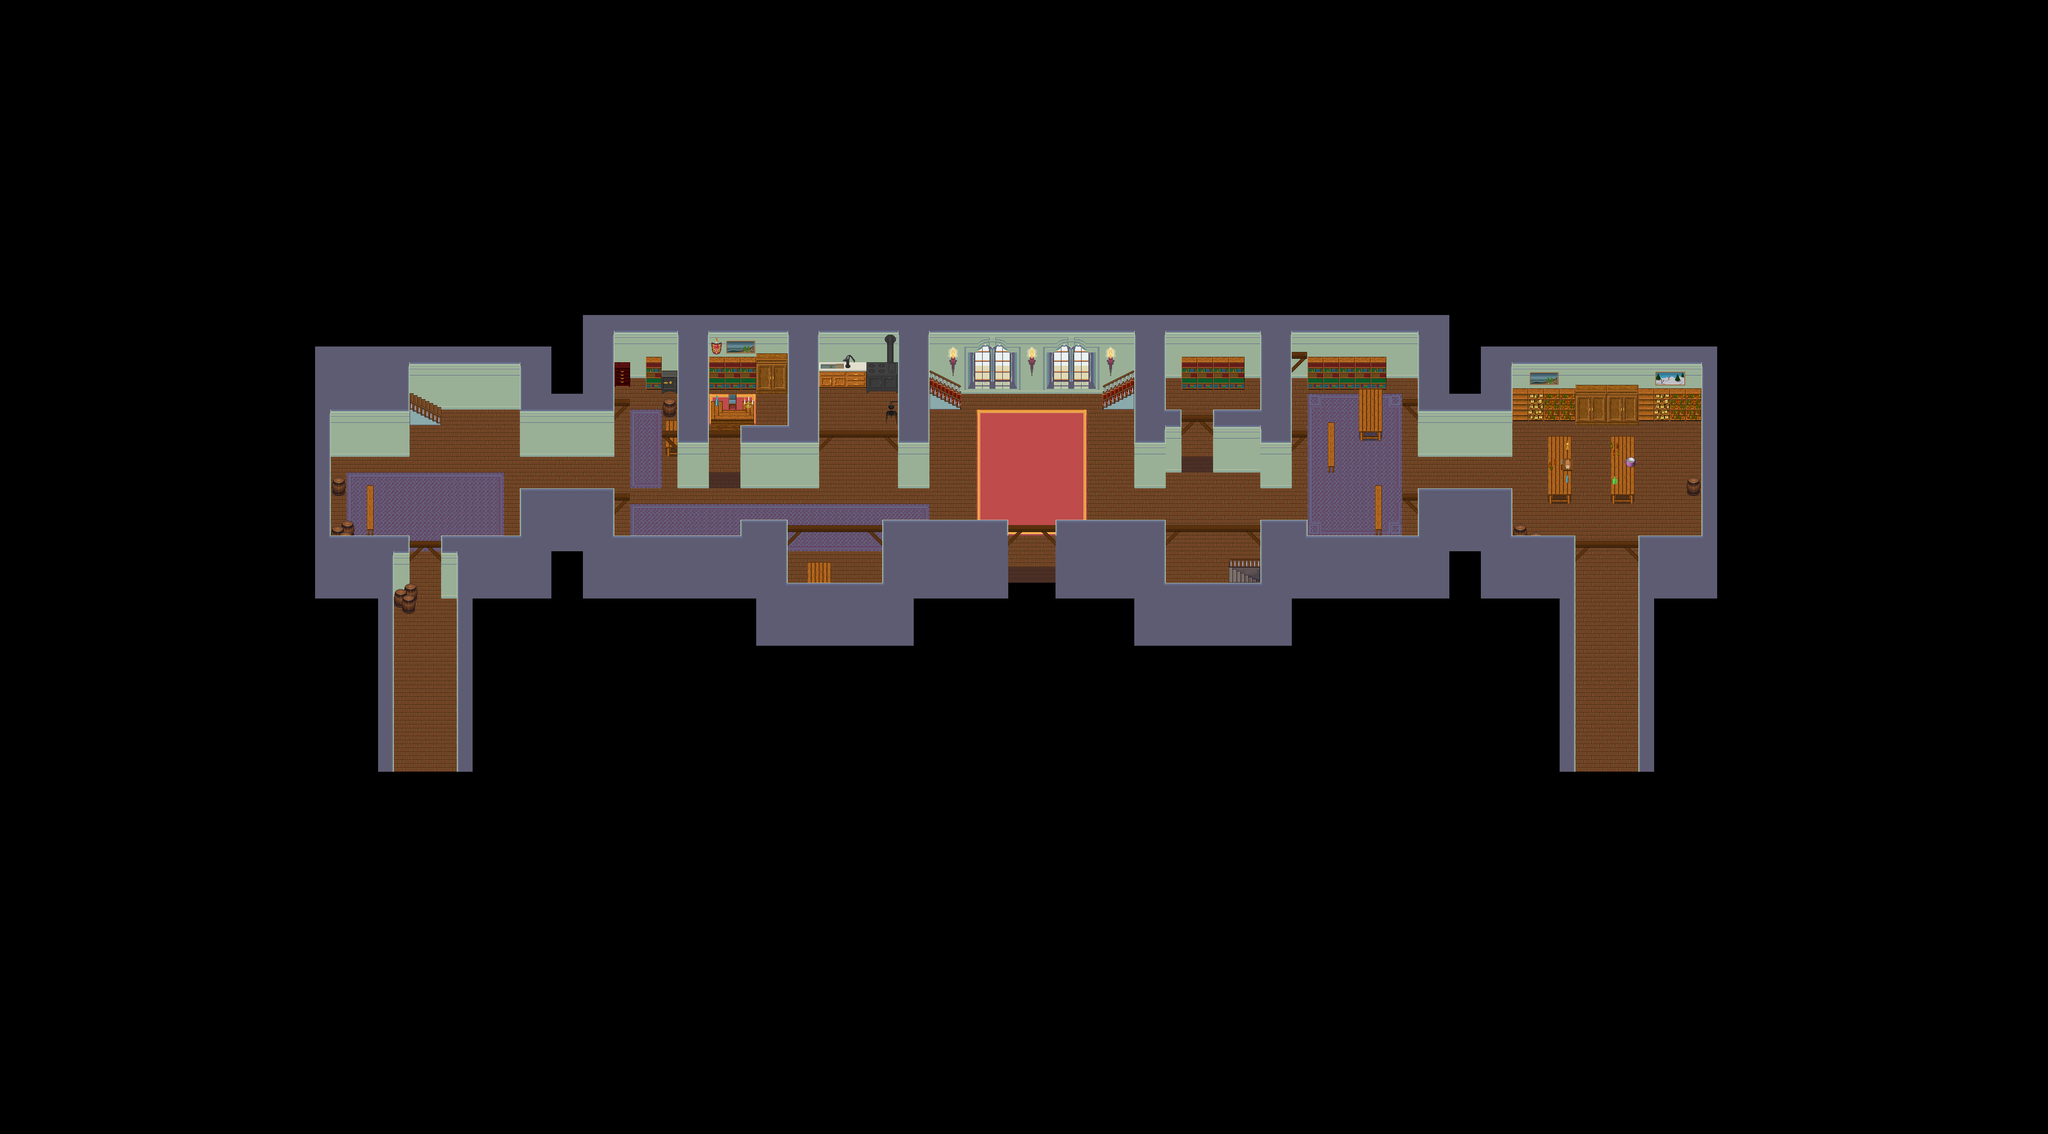

A level layout from a 2D game, rendered from its tile map. Below: a short description, then the map file with tile-grid data replaced by summaries:
An orthogonal 130x72 tile map with 32x32 px tiles, 6 tile layers (Ground, Ground 2, Ground 3, Fringe, ...), 2 hidden layers not drawn, 12 tilesets and 1 object (warp).

<map version="1.4" tiledversion="1.4.1" orientation="orthogonal" renderorder="right-down" width="130" height="72" tilewidth="32" tileheight="32" infinite="0" nextlayerid="20" nextobjectid="78">
 <properties>
  <property name="background0image" value="graphics/images/spit23loginwallpaper_800x600.png" />
  <property name="author" value="Source Of Tales Team, Jesusalva" />
  <property name="manaplus version" value="2" />
  <property name="minimap" value="graphics/minimaps/027-0.png" />
  <property name="music" value="peace3.ogg" />
  <property name="name" value="Administration Building" />
 </properties>
 <tileset firstgid="1" name="collision" tilewidth="32" tileheight="32" tilecount="9" columns="3">
  <image source="../graphics/tilesets/collision.png" width="96" height="96" />
 </tileset>
 <tileset firstgid="10" name="castlewalls" tilewidth="32" tileheight="32" tilecount="180" columns="12">
  <image source="../graphics/tilesets/sot/castlewalls.png" width="384" height="480" />
 </tileset>
 <tileset firstgid="190" name="castlefloors" tilewidth="32" tileheight="32" tilecount="100" columns="10">
  <image source="../graphics/tilesets/sot/castlefloors.png" width="320" height="320" />
 </tileset>
 <tileset firstgid="290" source="../graphics/tilesets/castle_lightsources.tsx" />
 <tileset firstgid="302" name="stairs" tilewidth="32" tileheight="32" tilecount="224" columns="16">
  <image source="../graphics/tilesets/sot/stairs.png" width="512" height="448" />
 </tileset>
 <tileset firstgid="526" name="barrel" tilewidth="32" tileheight="32" tilecount="8" columns="4">
  <image source="../graphics/tilesets/sot/barrel.png" width="128" height="64" />
 </tileset>
 <tileset firstgid="534" name="inside" tilewidth="32" tileheight="32" tilecount="100" columns="10">
  <image source="../graphics/tilesets/sot/inside.png" width="320" height="320" />
 </tileset>
 <tileset firstgid="634" name="woodenbeam" tilewidth="32" tileheight="32" tilecount="32" columns="8">
  <image source="../graphics/tilesets/sot/woodenbeam.png" width="256" height="128" />
 </tileset>
 <tileset firstgid="666" name="cementstair" tilewidth="32" tileheight="32" tilecount="20" columns="5">
  <image source="../graphics/tilesets/sot/cementstair.png" width="160" height="128" />
 </tileset>
 <tileset firstgid="686" name="woodland_indoor" tilewidth="32" tileheight="32" tilecount="256" columns="16">
  <image source="../graphics/tilesets/lof/woodland_indoor.png" width="512" height="512" />
 </tileset>
 <tileset firstgid="942" name="woodland_indoor_x3" tilewidth="32" tileheight="96" tilecount="16" columns="16">
  <image source="../graphics/tilesets/lof/woodland_indoor_x3.png" width="512" height="96" />
 </tileset>
 <tileset firstgid="958" name="woodland_indoor_extra" tilewidth="32" tileheight="32" tilecount="256" columns="16">
  <image source="../graphics/tilesets/lof/woodland_indoor_extra.png" width="512" height="512" />
 </tileset>
 <layer id="2" name="Ground" width="130" height="72">
  <data>[9360 cells, 9360 non-empty, 24 distinct tile ids]</data>
 </layer>
 <layer id="4" name="Ground 2" width="130" height="72">
  <data>[9360 cells, 818 non-empty, 42 distinct tile ids]</data>
 </layer>
 <layer id="6" name="Ground 3" width="130" height="72">
  <data>[9360 cells, 110 non-empty, 59 distinct tile ids]</data>
 </layer>
 <layer id="9" name="Fringe" width="130" height="72">
  <data>[9360 cells, 39 non-empty, 18 distinct tile ids]</data>
 </layer>
 <layer id="10" name="Over" width="130" height="72">
  <data>[9360 cells, 238 non-empty, 32 distinct tile ids]</data>
 </layer>
 <layer id="18" name="Over 2" width="130" height="72">
  <data>[9360 cells, 8 non-empty, 8 distinct tile ids]</data>
 </layer>
 <layer id="19" name="Heights" width="130" height="72" visible="0">
  <data>[9360 cells, 0 non-empty, 0 distinct tile ids]</data>
 </layer>
 <layer id="12" name="Collision" width="130" height="72" visible="0" opacity="0.68">
  <data>[9360 cells, 8652 non-empty, 1 distinct tile ids]</data>
 </layer>
 <objectgroup id="14" name="Objects">
  <object id="77" name="To Outdoors" type="warp" x="2048" y="1152" width="96" height="32">
   <properties>
    <property name="dest_map" value="027-1" />
    <property name="dest_x" value="90" />
    <property name="dest_y" value="40" />
   </properties>
  </object>
 </objectgroup>
</map>
